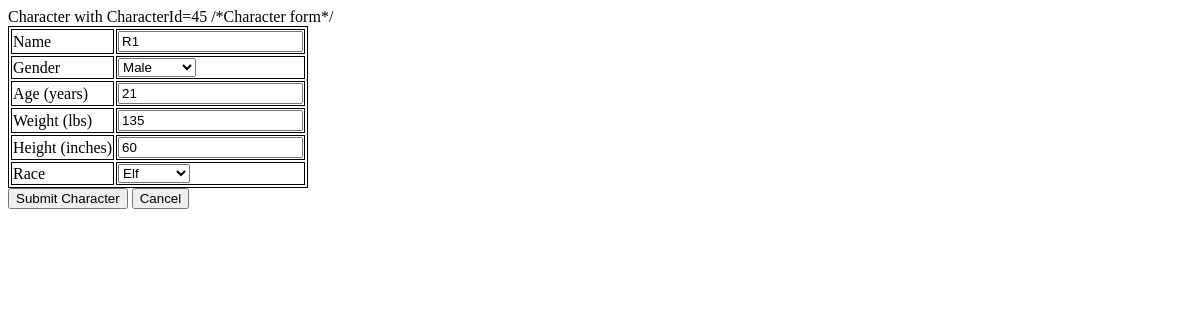
/osric_character_tools/editcharacter.php?CharacterId=45, run on an earlier commit of the app's database.
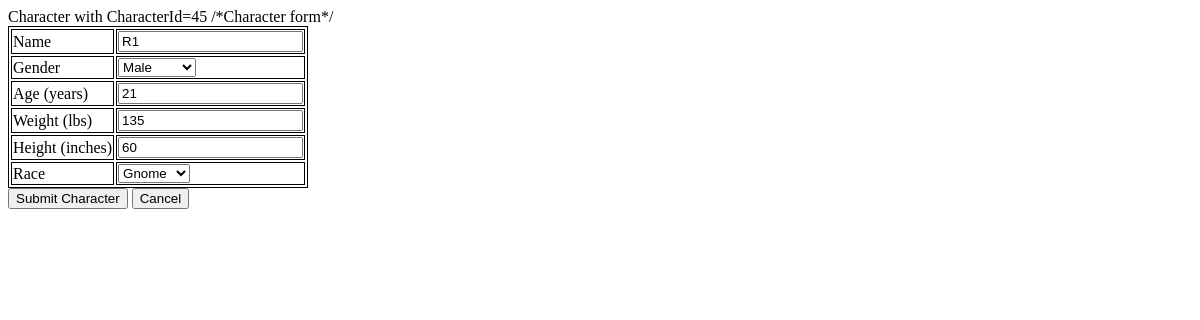
And on a later commit of the database.
### tables this page shows
CREATE TABLE IF NOT EXISTS `characters` (
  `CharacterName` varchar(255) NOT NULL,
  `CharacterGender` int(11) NOT NULL,
  `CharacterAge` float NOT NULL,
  `CharacterHeight` float NOT NULL,
  `CharacterWeight` float NOT NULL,
  `CharacterId` bigint(20) unsigned NOT NULL AUTO_INCREMENT,
  `CharacterAlignment` int(11) NOT NULL,
  `RaceId` bigint(20) NOT NULL,
  PRIMARY KEY (`CharacterId`)
);

### osric_character_tools/inc/charactertblfuncs.inc (called while the page is built, shortened)
<?php
function getCharacter($cxn,$characterId)
{
	if($characterId == -1)
	{
		$row['CharacterName'] = "Dummy";
		$row['CharacterGender'] = "1";
		$row['CharacterAge'] = "42";
		$row['CharacterHeight'] = "65";
	}
	else
	{
		$query = sprintf("SELECT * FROM `characters` WHERE CharacterId='%s'",$characterId);
		$result = mysqli_query($cxn,$query) or die("Couldn't execute query.");
		$row = mysqli_fetch_assoc($result);
	}
	return $row;
}
?>

### osric_character_tools/editcharacter.php (the view, shortened to what this page needs)
<?php
$CharacterId = $_GET['CharacterId'];
echo "Character with CharacterId={$CharacterId}";
include("./inc/misc.inc");
include("./inc/charactertblfuncs.inc");
$cxn = mysqli_connect($host,$user,$passwd,$dbname) or die("Couldn't connect to server");
if($CharacterId != -1)
{
	$character = getCharacter($cxn,$CharacterId);
}
$labels = array("CharacterName"=>"Name","CharacterGender"=>"Gender","CharacterAge"=>"Age (years)","CharacterWeight"=>"Weight (lbs)","CharacterHeight"=>"Height (inches)","RaceId"=>"Race");
$inputTypes = array("CharacterName"=>"text","CharacterGender"=>"select","CharacterAge"=>"float","CharacterWeight"=>"float","CharacterHeight"=>"float","RaceId"=>"select");
$selectOptions['CharacterGender'][0] = "Unknown";
$selectOptions['CharacterGender'][1] = "Male";
$selectOptions['CharacterGender'][2] = "Female";
$k=0;
$query = "SELECT * FROM races";
$result = mysqli_query($cxn,$query) or die("Couldn't execute races query.");
while($row = mysqli_fetch_assoc($result))
{
    $selectOptions['RaceId'][$k] = $row['RaceName'];
    $k = $k + 1;
}
?>
/*Character form*/
<html>
<head>
<link rel="stylesheet" type="text/css" href="./css/class.css" />
</head>
<body>
<form action='submitcharacter.php' method='post'>
<?php
echo "<table>";
foreach($labels as $field => $label)
{
	echo "<tr>";
	echo "<td>";
	echo "<label for='$field'>$label</label>";
	echo "</td>";
	if($CharacterId != -1)
	{
		$value = $character[$field];
	}
	else
	{
		$value = "";
	}
	echo "<td>";
	$inputType = $inputTypes[$field];
	switch($inputType)
	{
		case "text":
			echo "<input type='text' name='$field' value='$value'/>";
		break;
		case "select":
			echo "<select name='$field'>";
			foreach($selectOptions[$field] as $val=>$label)
			{
				echo "<option value='{$val}'";
				if($val == $value)
				{
					echo "selected";
				}
				echo ">{$label}</option>";
			}
			echo "</select>";
		break;
		case "float":
			echo "<input type='number' name='$field' min='0' step='any' value='$value'/>";
		break;
	}
	echo "</td>";
	echo "</tr>";
}
echo "</table>";
?>
<div id="submit">
	<input type="submit" value="Submit Character"/>
	<input type="submit" name="cancelbutton" value="Cancel"/>
</div>
</form>
</body>
</html>

What changed in the data, as far as the page shows it:
changed characters "Male": RaceId "Elf" → "Gnome"
